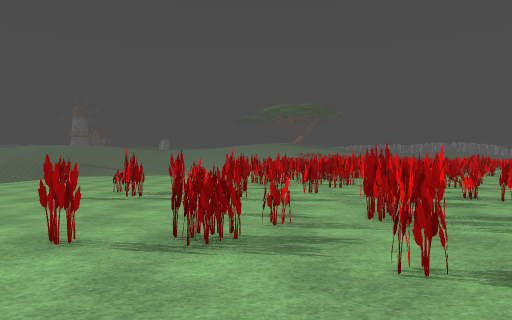
View 1 (above)

12 first-person views from a walk through a level from a Godot 3-D game. The camera is 1.5 m above the floor, looks level and sees 70° across. The floor is counted in squares, 2 m on a side. Each view is taken from the middle of a square. On the plan, view 1 faces up. The plan holds only what a view shows up to about 11 squares ahead; the rest is blank. The place goes on beyond the plan. Some surface patterns are stand-ins.

View 2
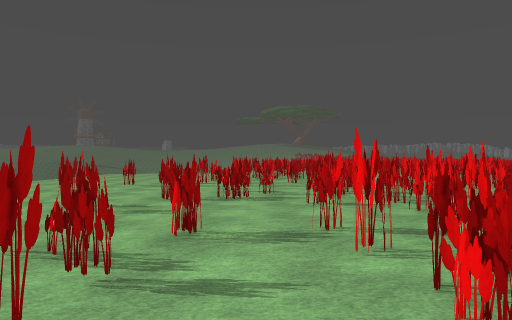

View 3
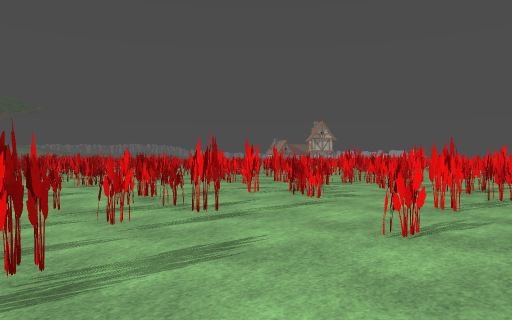

View 4
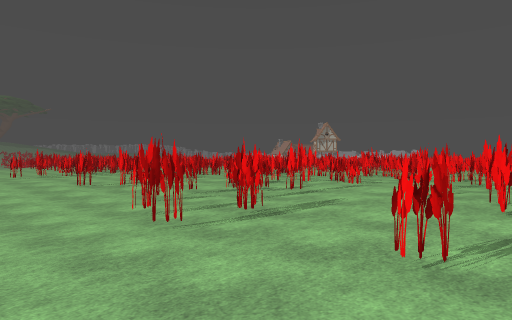

View 5
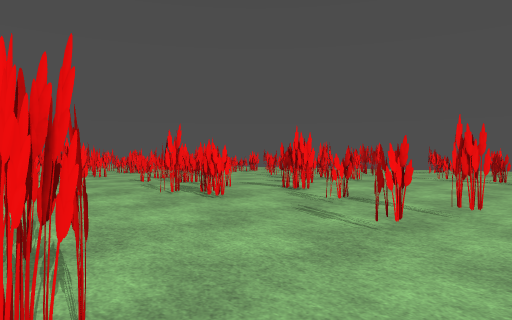

View 6
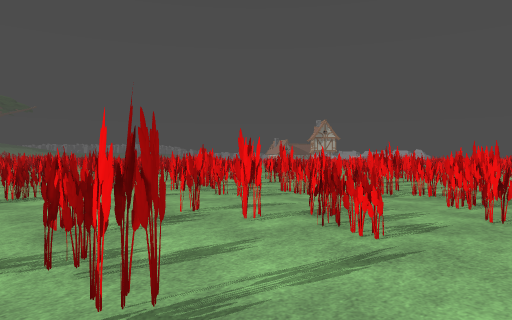

View 7
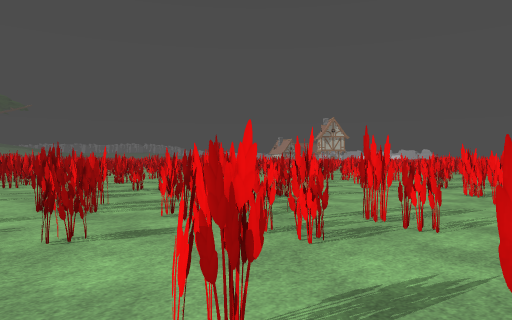

View 8
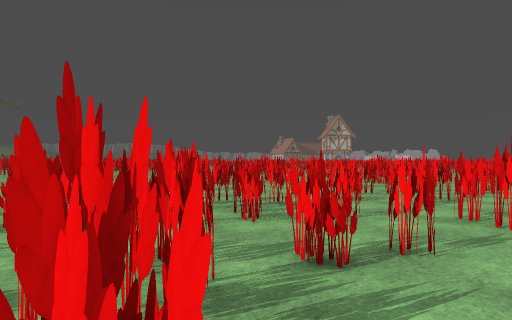

View 9
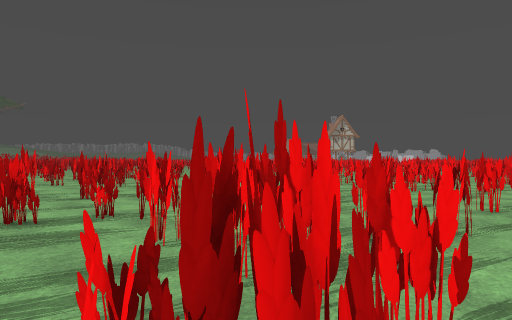

View 10
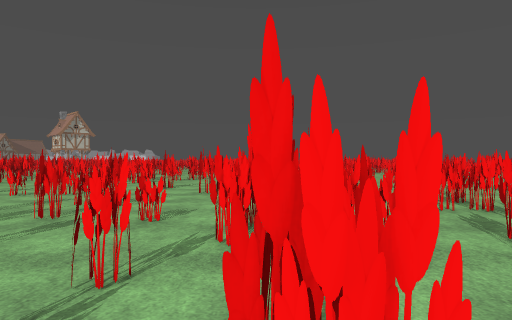

View 11
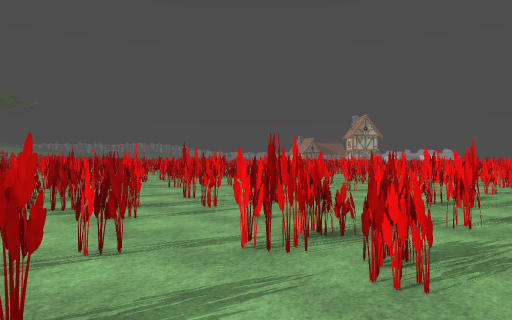

View 12
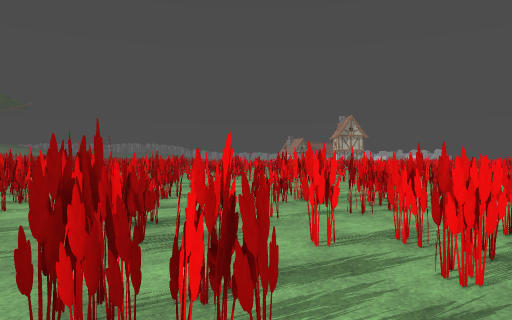

### Floor plan
Key: @ floor where view 1 was taken; # wall or solid block; x gap in a wall; . main floor; - floor 0.25 m lower than the main floor; _ floor 0.5 m lower than the main floor; = window, fence, low wall or low ledge; T thing the floor can be seen under or through.
Columns run from 7 left of view 1 to 12 right of it. Each row starts with its distance up from view 1.
 16           #.
 15           ##.
 14           ##T.
 13         ##  T.#..
 12         #   TT...#
 11   ... ###     T..
 10  .....##       #..
  9  .....##      .....
  8  ...##.###    T....#
  7  ..#.#.#.#   TT.#..#
  6  ........#   TTx#.=#
  5  -....#..#   T....##
  4   -...##.## TTT..###
  3   --#x#..##TTT T.#
  2   --#...#..x... ##
  1  _---.....##...#
  0  __--##@#..####
 -1  ___-#-.##.##
 -2  __#-##.#..#
 -3  _##--.....#
 -4 __---......#  ##
 -5 __---...#.##
 -6  -#-.##...##
 -7 - x-#####..#

Where each view was taken, in squares from view 1:
view 1: 0 up, 0 right, facing up
view 2: 4 down, 0 right, facing up
view 3: 6 down, 4 left, facing up-right
view 4: 7 down, 7 left, facing up-right
view 5: 3 down, 6 left, facing down-right
view 6: 4 down, 2 left, facing up-right
view 7: 1 down, 0 right, facing up-right
view 8: 2 up, 3 right, facing up-right
view 9: 2 up, 2 right, facing up-right
view 10: 7 up, 1 left, facing right
view 11: 5 up, 0 right, facing up-right
view 12: 3 up, 1 right, facing up-right
